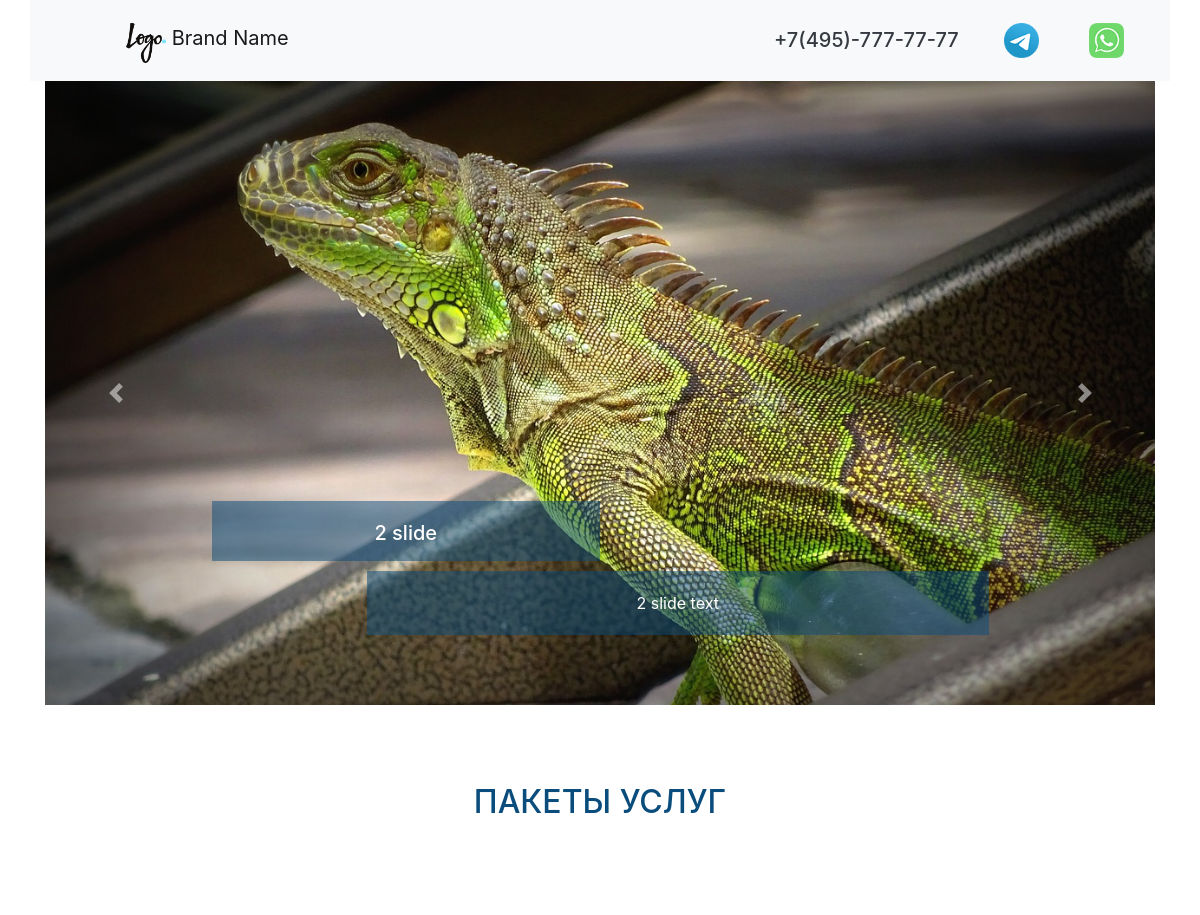
Before: / (upper part) with the older database file.
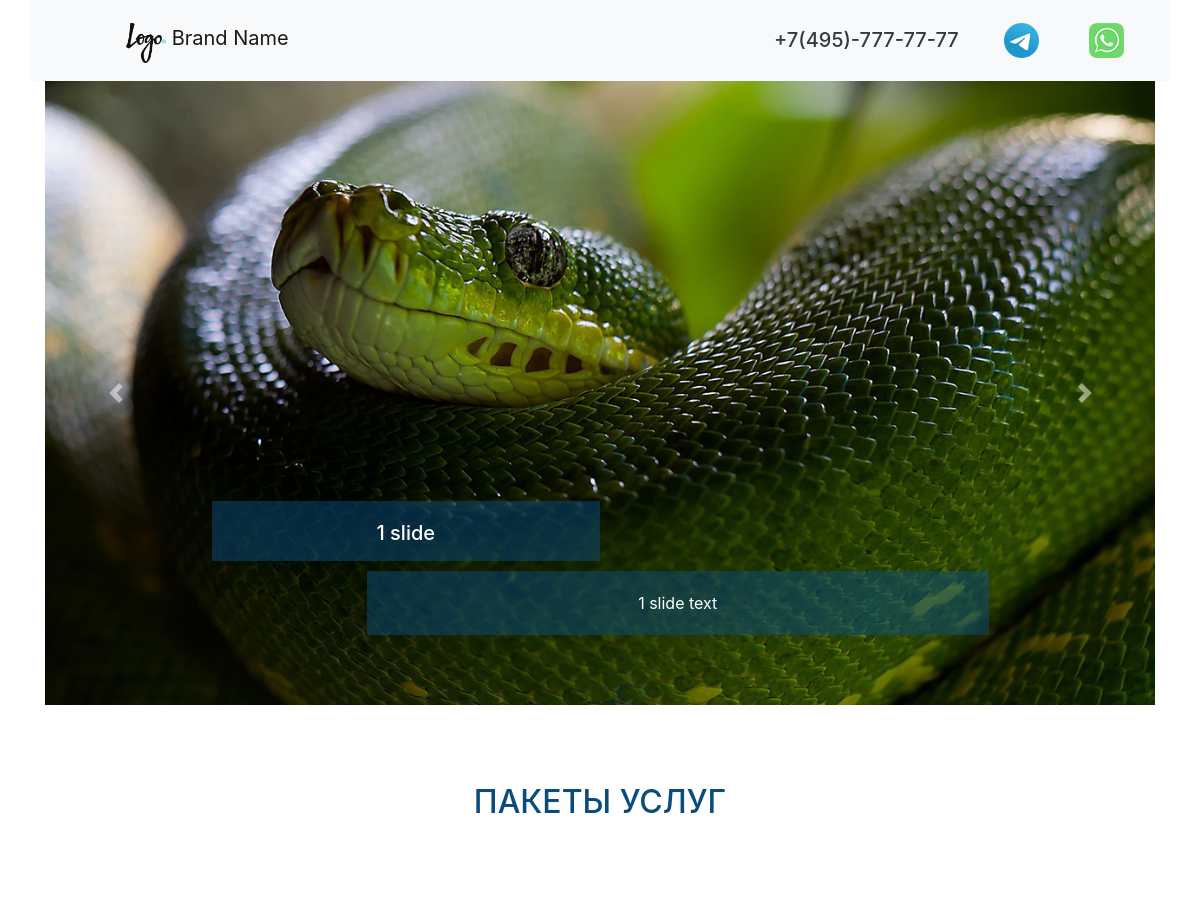
After: the same page with the newer database file.
### crm/models.py (models this page shows, shortened)
class SliderCrm(models.Model):
    sl_img = models.ImageField(upload_to='static/img')
    sl_title = models.CharField(max_length=50, verbose_name='Описание')
    sl_text = models.CharField(max_length=200, verbose_name='Текст')
    sl_css = models.CharField(max_length=20, null=True, default='-', verbose_name='Slider_CSS')
    class Meta:
        verbose_name = 'Слайд'
        verbose_name_plural = 'Слайды'

### crm/views.py (the view)
# urls.py: path('', first_page, name='first'),
def first_page(request):
    slider = SliderCrm.objects.all()
    pc_1 = PriceCard.objects.get(pk=1)
    pc_2 = PriceCard.objects.get(pk=2)
    pc_3 = PriceCard.objects.get(pk=3)
    pt_price = PriceTable.objects.all()
    form = OrderForm()
    obj_dict = {
        'pc_1': pc_1,
        'pc_2': pc_2,
        'pc_3': pc_3,
        'pt_price': pt_price,
        'slider': slider,
        'form': form,
    }
    return render(request, './index.html', context=obj_dict)

### price/models.py (called while the page is built)
    def __str__(self):
        return self.pc_price

### templates/index.html (shortened to what this page needs)
{% extends 'base.html' %}
{% block index %}
  	{% include 'caruseul.html' %}
  	{% include 'price.html' %}
{% endblock %}

### templates/base.html (shortened to what this page needs)
{% load static %}
<!doctype html>
<html lang="ru">
  <head>
    <link href="{% static 'external.css' %}" rel="stylesheet">
    <link rel="stylesheet" href="https://cdn.jsdelivr.net/npm/bootstrap@4.5.3/dist/css/bootstrap.min.css">
  </head>
  <body>
	<nav class="navbar navbar-light bg-light container">
	  <a class="navbar-brand logo-top" href="#">
	    <img src="{% static 'img/Logo.png' %}" width="40" height="40" class="d-inline-block align-top" alt="" loading="lazy">
	    Brand Name
	  </a>
	  <div class="contact-top">
                <a class="whatsapp-number" href="https://web.whatsapp.com/"></a>
                <a class="telegram-number" href="https://t.me/"></a>
              <a class="phone-number text-dark" href="tel:+74957777777">
              	<h5>+7(495)-777-77-77</h5></a>
      </div>
	</nav>
	{% block index %}
	{% endblock %}
  </body>
</html>

### templates/caruseul.html (shortened to what this page needs)
<section>
  		<div id="carouselExampleCaptions" class="carousel slide container" data-ride="carousel">
		  <div class="carousel-inner">
			{% for sl in slider %}
		    <div class="carousel-item {{sl.sl_css}}">
		      <img src="{{ sl.sl_img }}" class="d-block w-100"  alt="...">
		      <div class="carousel-caption d-none d-md-block">
		        <h5 class="slaider_h">{{ sl.sl_title }}</h5>
		        <p class="slaider_p">{{ sl.sl_text }}</p>
		      </div>
		    </div>
			{% endfor %}
		  </div>
		  <a class="carousel-control-prev" href="#carouselExampleCaptions" role="button" data-slide="prev">
		    <span class="carousel-control-prev-icon" aria-hidden="true"></span>
		  </a>
		  <a class="carousel-control-next" href="#carouselExampleCaptions" role="button" data-slide="next">
		    <span class="carousel-control-next-icon" aria-hidden="true"></span>
		  </a>
		</div>
  	</section>

### templates/price.html (shortened to what this page needs)
<section>
  		<div class="container">
  			<h1 class="text-3">ПАКЕТЫ УСЛУГ</h1>
  			<div class="row justify-content-center">
  			</div>
  		</div>
  	</section>

### landing/static/external.css (style rules this page uses)
.logo-top { width: 100px; height: 40px; float: left; margin: 0px 0px 5px 80px; }
.phone-number { width: 200px; height: 40px; float: right; margin: 20px 10px 5px 20px; }
.whatsapp-number { width: 35px; height: 35px; float: right; margin: 15px 30px 5px 20px; background: url(./img/wa-image-color.png) no-repeat center top / cover; transition: 0.5s ease-in-out; }
.telegram-number { width: 35px; height: 35px; float: right; margin: 15px 30px 5px 20px; background: url(./img/tg-image-color.png) no-repeat center top / cover; transition: 0.5s ease-in-out; }
.slaider_h { height: 60px; width: 50%; margin: 30px 0px 10px 0px; padding-top: 20px; background-color: rgba(10, 77, 125, 0.5); text-align: center; }
.slaider_p { height: 100%; width: 80%; float: right; margin: 0px 0px 30px 0px; padding-top: 20px; padding-bottom: 20px; background-color: rgba(10, 77, 125, 0.5); text-align: center; }
.text-3 { color: rgb(10, 77, 125); font-size: 2em; text-align: center; padding-top: 7%; padding-bottom: 7%; }

Changed rows visible on the page:
no longer on this page (row edited): SliderCrm: sl_img (picture), sl_title "2 slide", sl_text "2 slide text"
now on this page (row edited): SliderCrm: sl_img (picture), sl_title "1 slide", sl_text "1 slide text"
